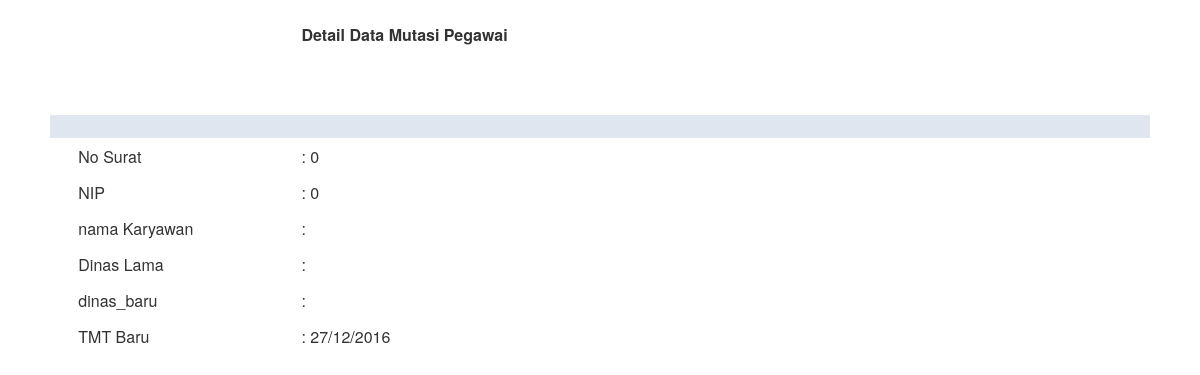
Screenshot of /dimaspunya/editmutasi.php?no_surat=0 with the database file from the repository.
### tables this page shows
CREATE TABLE `tabel_mutasi` (
  `no_surat` int(25) NOT NULL,
  `nip` int(20) NOT NULL,
  `nama_karyawan` varchar(40) NOT NULL,
  `dinas_lama` varchar(15) NOT NULL,
  `dinas_baru` varchar(15) NOT NULL,
  `tmt_baru` date NOT NULL,
  PRIMARY KEY  (`no_surat`)
);

### dimaspunya/editmutasi.php (the view, shortened to what this page needs)
<link href="layout/bootstrap.min.css" rel="stylesheet">
<link href="layout/simple-sidebar.css" rel="stylesheet">
<?php
if (isset($_GET['no_surat'])) {
	$no_surat = $_GET['no_surat'];
} else {
	die ("Error. Tidak ada No Surat yang dipilih Silakan cek kembali! ");
}
$tampil_mutasi = "SELECT * FROM tabel_mutasi WHERE no_surat='$no_surat'";
$sql = mysql_query ($tampil_mutasi);
$hasil_p = mysql_fetch_array ($sql);
	$no_surat = $hasil_p['no_surat'];
	$nip = $hasil_p['nip'];
	$nama_karyawan = $hasil_p['nama_karyawan'];
	$dinas_lama = $hasil_p['dinas_lama'];
	$dinas_baru = $hasil_p['dinas_baru'];
	$tmt_baru = $hasil_p['tmt_baru'];
?>
<form action="#" method="POST" name="detail" enctype="multipart/form-data">
<table width="1100" border="0" align="center" cellpadding="0" cellspacing="0">
		<tr>
			<td width="18">&nbsp;</td>
			<td width="142">&nbsp;</td>
			<td width="540">&nbsp;</td>
		</tr>
		<tr>
			<td>&nbsp;</td>
			<td>&nbsp;</td>
			<td width="540"><b>Detail Data Mutasi Pegawai &nbsp;&nbsp;&nbsp;</b></td>
		</tr>
		<tr>
			<td>&nbsp;</td>
			<td>&nbsp;</td>
			<td width="540">&nbsp;</td>
		</tr>
		<tr>
			<td>&nbsp;</td>
			<td>&nbsp;</td>
			<td align="right" width="540">&nbsp;</td>
		</tr>
		<tr>
			<td>&nbsp;</td>
			<td>&nbsp;</td>
			<td width="540">&nbsp;</td>
		</tr>
		<tr bgcolor="#DFE6EF" height="20">
			<td>&nbsp;</td>
			<td>&nbsp;</td>
			<td width="540"></td>
		</tr>
		<tr>
			<td >&nbsp;</td>
			<td width="142" height="36">No Surat</td>
			<td width="540">:&nbsp;<?=$no_surat?></td>
		</tr>
		<tr>
			<td>&nbsp;</td>
			<td height="36">NIP</td>
			<td>:&nbsp;<?=$nip?></td>
		</tr>
		<tr>
			<td>&nbsp;</td>
			<td height="36">nama Karyawan</td>
			<td>:&nbsp;&nbsp;<?=$nama_karyawan?></td>
		</tr>
		<tr>
			<td >&nbsp;</td>
			<td height="36">Dinas Lama</td>
			<td>:&nbsp;<?=$dinas_lama?></td>
		</tr>
		<tr>
			<td >&nbsp;</td>
			<td height="36">dinas_baru</td>
			<td>:&nbsp;<?=$dinas_baru?></td>
		</tr>
		<tr>
			<td>&nbsp;</td>
			<td height="36">TMT Baru</td>
			<td>:&nbsp;<?=date('d/m/Y',strtotime($tmt_baru))?></td>
		</tr>
</table>
</form>

### rows the page displays
tabel_mutasi: no_surat "0", nip "0", tmt_baru "27/12/2016"
